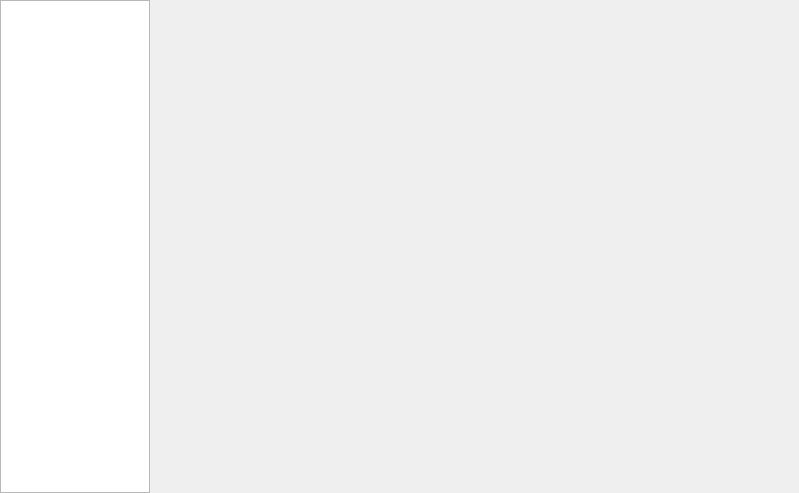
<?xml version="1.0" encoding="UTF-8"?>
<ui version="4.0">
 <class>ControllerMacroWidget</class>
 <widget class="QWidget" name="ControllerMacroWidget">
  <property name="geometry">
   <rect>
    <x>0</x>
    <y>0</y>
    <width>799</width>
    <height>493</height>
   </rect>
  </property>
  <property name="sizePolicy">
   <sizepolicy hsizetype="Expanding" vsizetype="Expanding">
    <horstretch>0</horstretch>
    <verstretch>0</verstretch>
   </sizepolicy>
  </property>
  <layout class="QGridLayout" name="gridLayout">
   <property name="leftMargin">
    <number>0</number>
   </property>
   <property name="topMargin">
    <number>0</number>
   </property>
   <property name="rightMargin">
    <number>0</number>
   </property>
   <property name="bottomMargin">
    <number>0</number>
   </property>
   <item row="0" column="0">
    <widget class="QListWidget" name="portList">
     <property name="sizePolicy">
      <sizepolicy hsizetype="Expanding" vsizetype="Expanding">
       <horstretch>0</horstretch>
       <verstretch>0</verstretch>
      </sizepolicy>
     </property>
     <property name="minimumSize">
      <size>
       <width>150</width>
       <height>0</height>
      </size>
     </property>
     <property name="maximumSize">
      <size>
       <width>150</width>
       <height>16777215</height>
      </size>
     </property>
     <property name="iconSize">
      <size>
       <width>32</width>
       <height>32</height>
      </size>
     </property>
    </widget>
   </item>
   <item row="0" column="1">
    <widget class="QStackedWidget" name="container"/>
   </item>
  </layout>
 </widget>
 <resources>
  <include location="../resources/resources.qrc"/>
 </resources>
 <connections/>
</ui>
